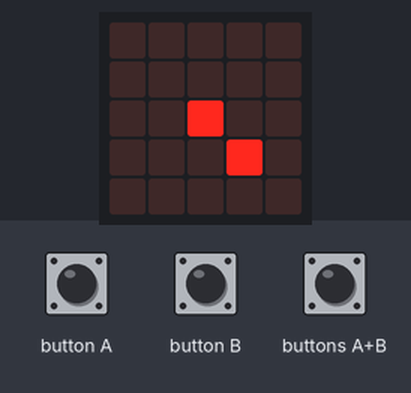
The program below on a simulated BBC micro:bit (MakeCode). Parts: the board's 5×5 LED display. Inputs (shaded band) come from the test bench. Random numbers come from a fixed seed.

Above: at 1.8 s.
1.9 s: button A pressed for 0.15 s
At 2.6 s:
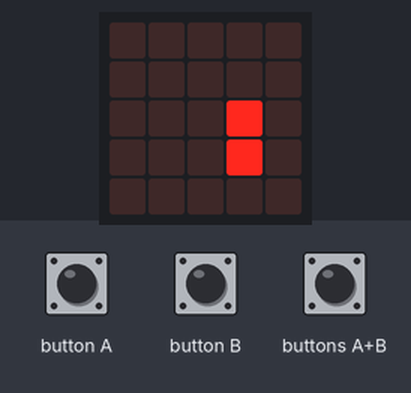
5.0 s: button B pressed for 0.15 s
At 5.5 s:
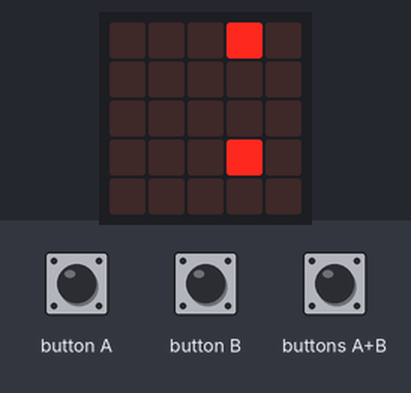
5.7 s: button A pressed for 0.15 s
At 7.2 s:
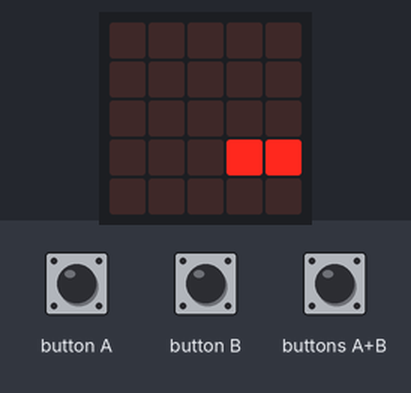
8.8 s: button B pressed for 0.15 s
At 10.5 s:
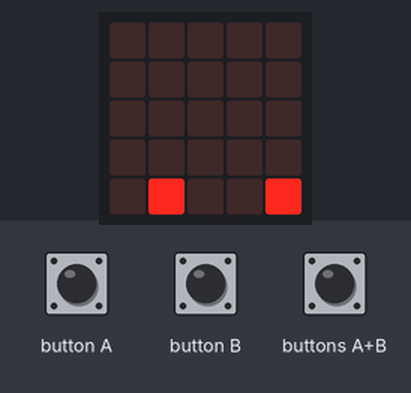
Timing chart, 0 to 12.0 s (numbered marks = the images above; inputs shaded):
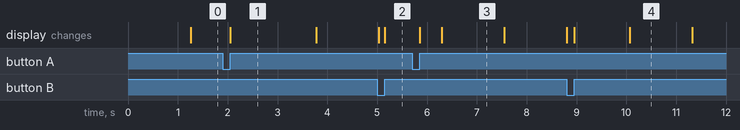

Measured:
- what the display in image 1 shows lasts 1.7 s, from 2.1 s to 3.8 s
- what the display in image 3 shows lasts 1.3 s, from 6.3 s to 7.6 s

The program:

main.ts
```typescript
function Nenemigo () {
    enemigo = game.createSprite(randint(0, 4), randint(0, 4))
}
input.onButtonPressed(Button.A, function () {
    Nave.change(LedSpriteProperty.X, direccion)
})
input.onButtonPressed(Button.AB, function () {
    if (direccion == 1) {
        direccion = -1
    } else {
        direccion = 1
    }
})
input.onButtonPressed(Button.B, function () {
    Nave.change(LedSpriteProperty.Y, direccion)
})
let enemigo: game.LedSprite = null
let direccion = 0
let Nave: game.LedSprite = null
Nave = game.createSprite(2, 2)
direccion = 1
Nenemigo()
loops.everyInterval(randint(1000, 4000), function () {
    enemigo.delete()
    Nenemigo()
})
basic.forever(function () {
    if (Nave.isTouching(enemigo)) {
        game.addScore(1)
        music.play(music.tonePlayable(880, music.beat(BeatFraction.Whole)), music.PlaybackMode.UntilDone)
        enemigo.delete()
        Nenemigo()
    }
})
```

test.ts
```typescript
// aquí va el archivo "tests"; esto no se compilará cuando este paquete se utilice como una extensión.
```
